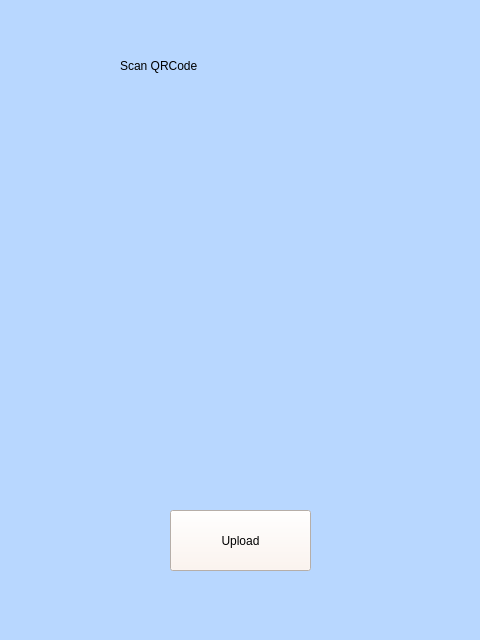
<?xml version="1.0" encoding="UTF-8"?>
<ui version="4.0">
 <class>MainWindow</class>
 <widget class="QMainWindow" name="MainWindow">
  <property name="geometry">
   <rect>
    <x>0</x>
    <y>0</y>
    <width>480</width>
    <height>640</height>
   </rect>
  </property>
  <property name="windowTitle">
   <string>MainWindow</string>
  </property>
  <property name="styleSheet">
   <string notr="true">QWidget#centralwidget{
	
	background-color: rgb(184, 215, 255);

}</string>
  </property>
  <widget class="QWidget" name="centralwidget">
   <widget class="QLabel" name="label">
    <property name="geometry">
     <rect>
      <x>120</x>
      <y>40</y>
      <width>241</width>
      <height>51</height>
     </rect>
    </property>
    <property name="styleSheet">
     <string notr="true">font: 23pt &quot;MS Shell Dlg 2&quot;;</string>
    </property>
    <property name="text">
     <string>Scan QRCode</string>
    </property>
   </widget>
   <widget class="QPushButton" name="upload">
    <property name="geometry">
     <rect>
      <x>170</x>
      <y>510</y>
      <width>141</width>
      <height>61</height>
     </rect>
    </property>
    <property name="styleSheet">
     <string notr="true">background-color: rgb(255, 243, 235);
font: 12pt &quot;MS Shell Dlg 2&quot;;</string>
    </property>
    <property name="text">
     <string>Upload</string>
    </property>
   </widget>
   <widget class="QLabel" name="result">
    <property name="geometry">
     <rect>
      <x>0</x>
      <y>240</y>
      <width>471</width>
      <height>221</height>
     </rect>
    </property>
    <property name="styleSheet">
     <string notr="true">font: 18pt &quot;MS Shell Dlg 2&quot;;</string>
    </property>
    <property name="text">
     <string/>
    </property>
    <property name="wordWrap">
     <bool>true</bool>
    </property>
   </widget>
  </widget>
 </widget>
 <resources/>
 <connections/>
</ui>
